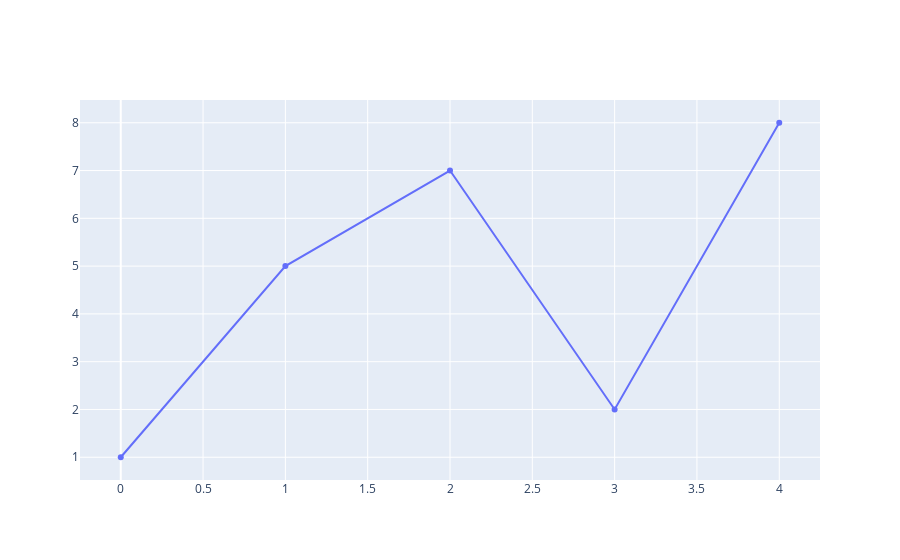

Source (notebook cell):
### Code cell
# generando graficas

valores = np.array([1,5,7,2,8])

data = [go.Scatter(y=valores)]

iplot(data)

### Figure 1 — Plotly figure (JSON) as saved in the notebook; plotly's stock layout.template omitted (floating-point values rounded to 4 significant figures)
{"data": [{"type": "scatter", "y": [1, 5, 7, 2, 8]}], "layout": {}}
